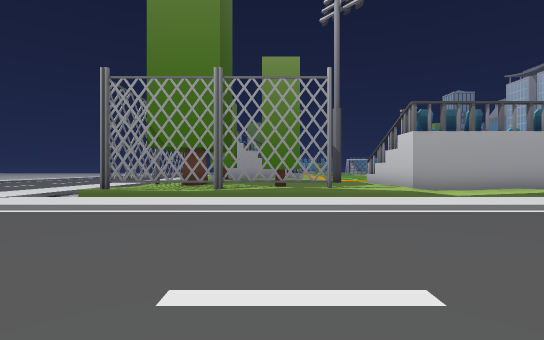
[1] (above)

24 first-person views from a walk through a scene from a Unity 3-D project. The camera is 1.4 m above the floor, looks level and sees 85° across. The floor is counted in squares, 2 m on a side. Each view is taken from the middle of a square. On the plan, view 1 faces up. The plan holds only what a view shows up to about 10 squares ahead; the rest is blank. The place goes on beyond the plan. The player character is not drawn. Some animated figures are not drawn. Some surface patterns are stand-ins.

[2]
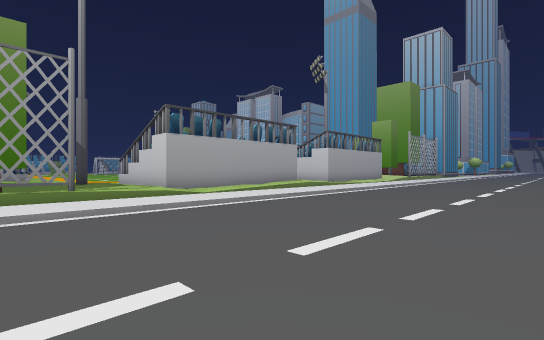

[3]
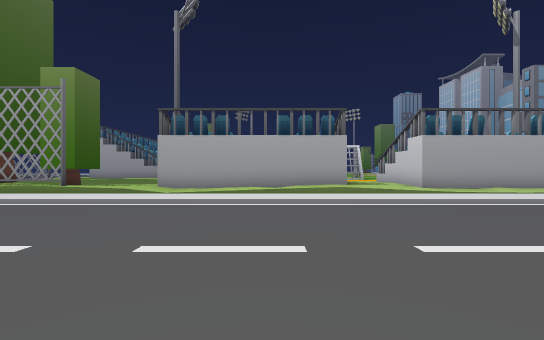

[4]
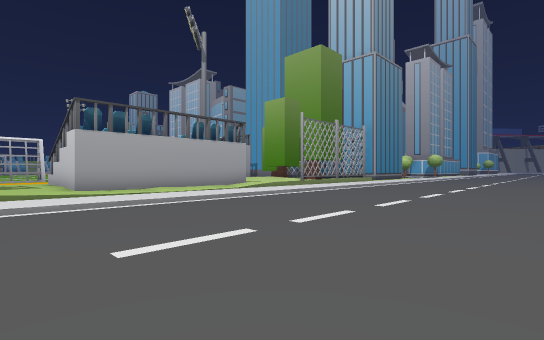

[5]
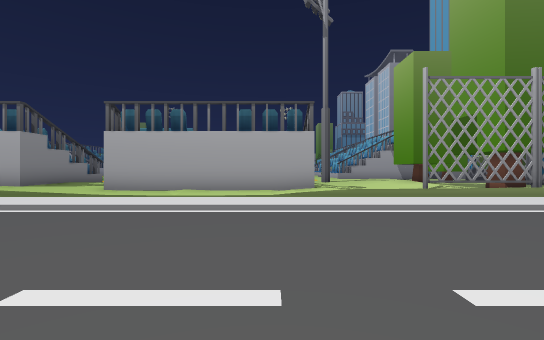

[6]
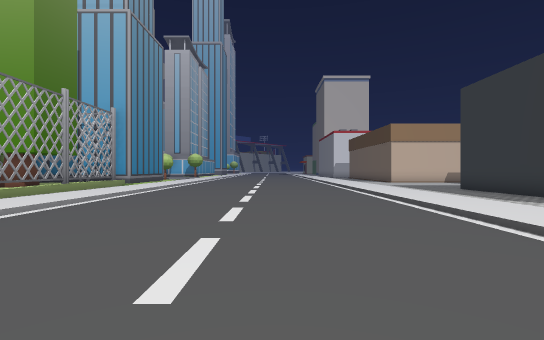

[7]
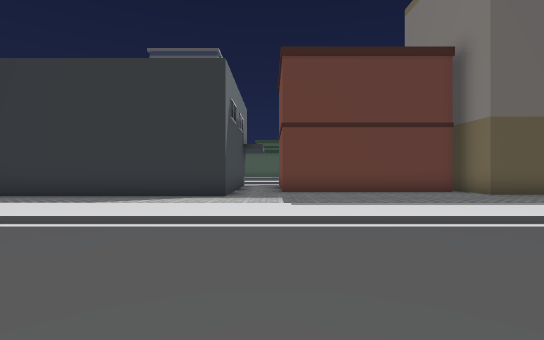

[8]
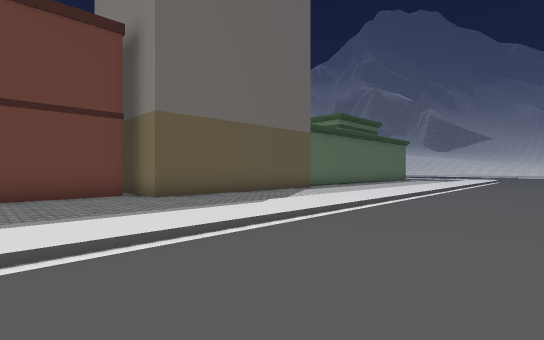

[9]
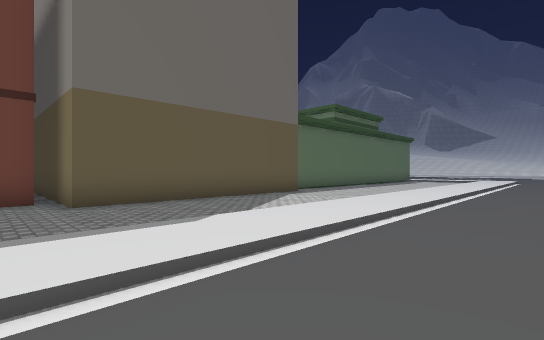

[10]
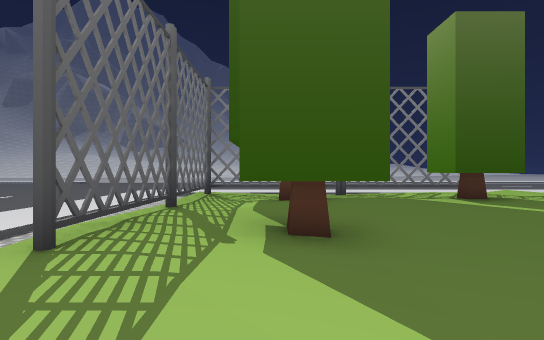

[11]
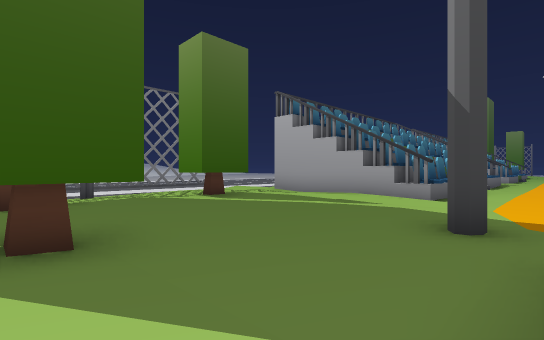

[12]
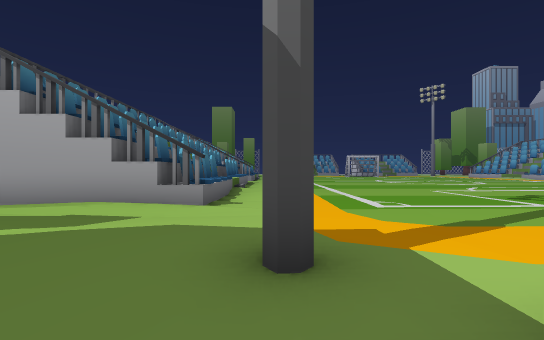

[13]
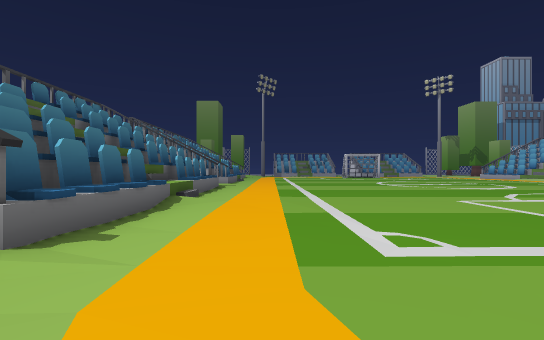

[14]
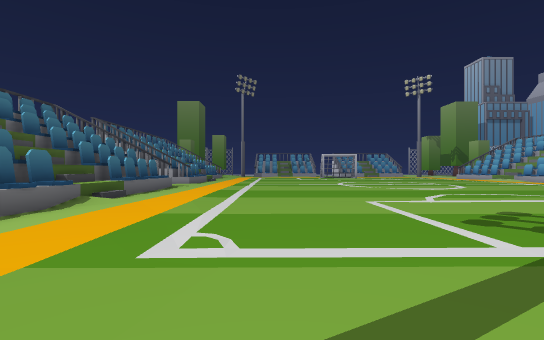

[15]
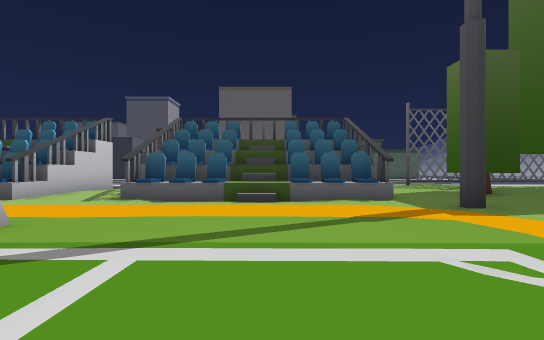

[16]
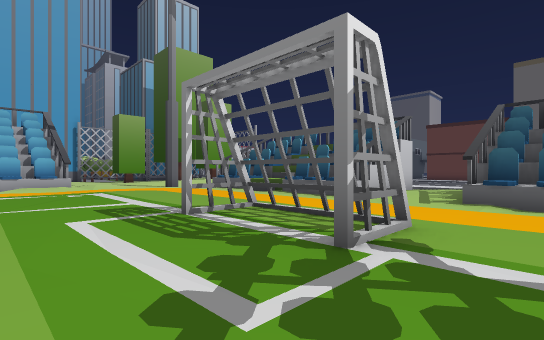

[17]
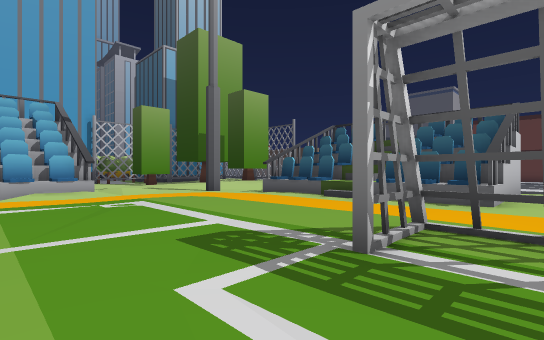

[18]
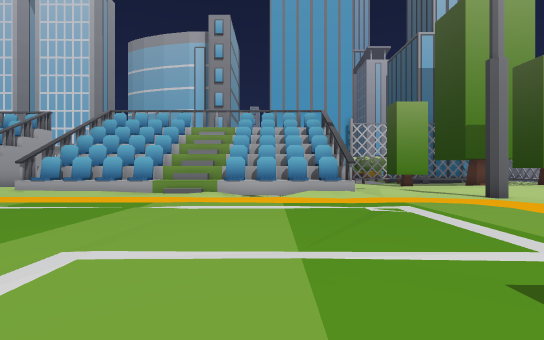

[19]
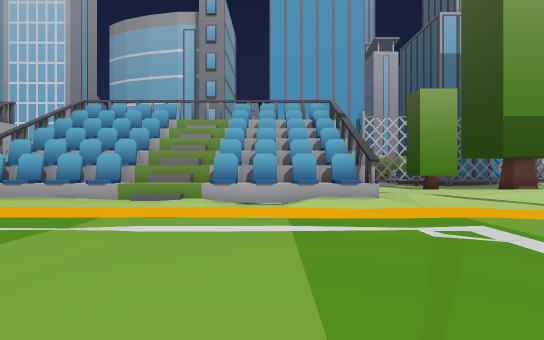

[20]
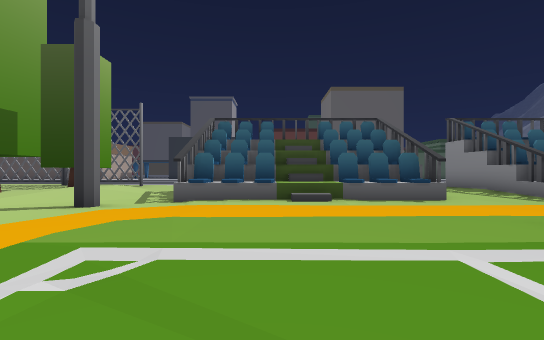

[21]
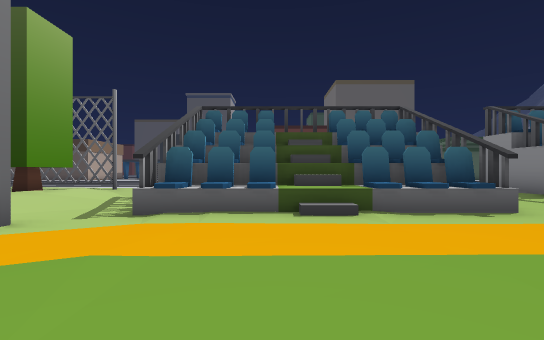

[22]
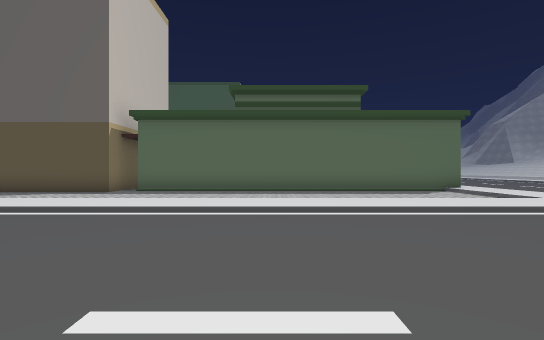

[23]
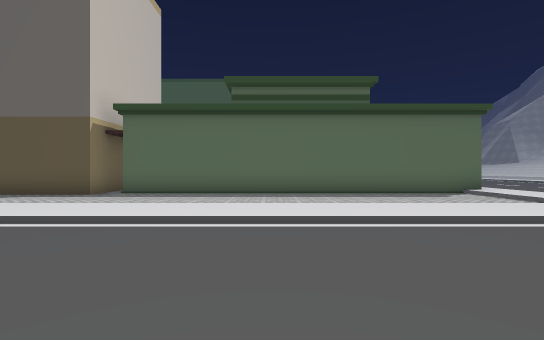

[24]
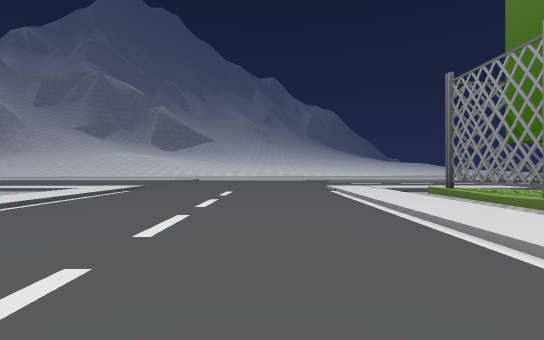

### Floor plan
Key: @ floor where view 1 was taken; # wall or solid block; x gap in a wall; . main floor; : floor 0.25 m higher than the main floor; - floor 0.25 m lower than the main floor; / step, stairs or slope; = window, fence, low wall or low ledge; v drop or lower ground; T tree; B building; O other object.
Columns run from 6 left of view 1 to 25 right of it. Each row starts with its distance up from view 1.
 25    #####/............   ....####
 24    ##/##/............  .....#/##
 23     /////...........  ......///
 22      / //..........  .......=//
 21    ##/##/.......... ........v/##
 20    #####/...................####
 19    #####/...................##
 18    #####/...................####
 17  /:/..://.......O..O...........
 16  /..:./.........OOOO.........:..
 15 /#::T:::........................
 14 /#:TT::..#.................#.:..
 13 /#.:::/....#////#..#/////#../::
 12 /x.:://....##=###:.###/###-//:/
 11 /x.T:.T#...######::###/###-//T#
 10 /x.T::TT...######:.###/###../T#
  9 /x...::.:..######:.###v###../:
  8 /#xx##x#/////////////////////#xx
  7 /------------     -------------
  6 ................................
  5 ////////////////////////////////
  4 --------------------------------
  3 --------------------------------
  2 --------------------------------
  1 --------------------------------
  0 ------@-------------------------
 -1 --------------------------------
 -2 ////////////////////////////////
 -3 ................................
 -4 /        -------------     ----
 -5 /-------------------------------
 -6 /-------------------------######
 -7 BBBBBBBBBBB-BBBBBB--------#
 -8    BBBBB    B     ######--#
 -9                   #
-10                   #

Where each view was taken, in squares from view 1:
view 1: 0 up, 0 right, facing up
view 2: 0 up, 0 right, facing up-right
view 3: 1 down, 8 right, facing up
view 4: 1 down, 11 right, facing up-right
view 5: 0 up, 18 right, facing up
view 6: 1 up, 15 right, facing right
view 7: 2 up, 18 right, facing down
view 8: 1 up, 15 right, facing down-left
view 9: 0 up, 13 right, facing down-left
view 10: 10 up, 4 right, facing left
view 11: 10 up, 4 right, facing up-left
view 12: 12 up, 3 right, facing up
view 13: 15 up, 4 right, facing up
view 14: 15 up, 6 right, facing up
view 15: 20 up, 7 right, facing down
view 16: 20 up, 9 right, facing down-right
view 17: 20 up, 12 right, facing down-right
view 18: 20 up, 13 right, facing right
view 19: 20 up, 15 right, facing right
view 20: 20 up, 17 right, facing down
view 21: 18 up, 17 right, facing down
view 22: 3 up, 0 right, facing down
view 23: 2 up, 0 right, facing down
view 24: 3 up, 4 right, facing left
